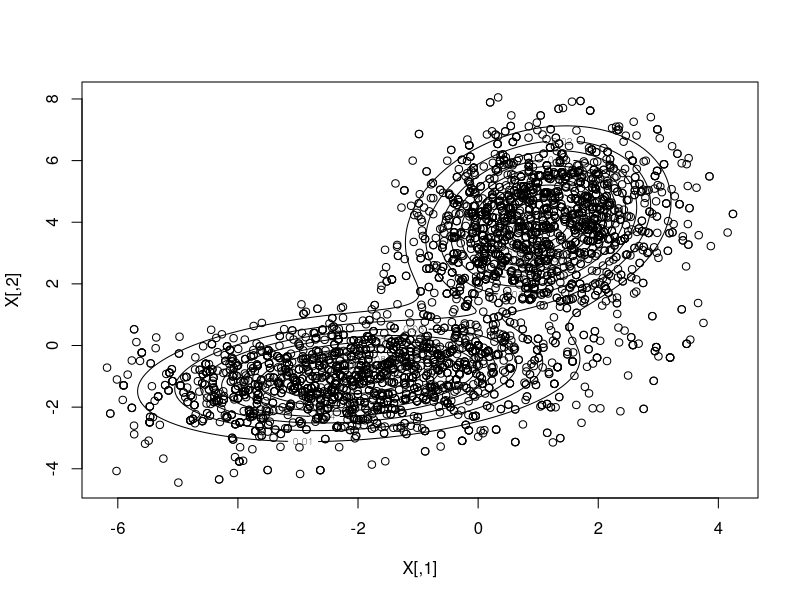

The R script that drew this image:
#generate 2-dim norm distribution


#set sigma,u,mean
sigma1 = matrix(c(1,0.3,0.3,2),2,2);
sigma2 = matrix(c(3,0.4,0.4,1),2,2);
sigma = list(sigma1,sigma2);

u1 = matrix(c(1,4),2,1);
u2 = matrix(c(-2,-1),2,1);
u = list(u1,u2);

x1 = matrix(c(1,4),2,1);
x2 = matrix(c(-2,-1),2,1);
x = list(x1,x2);

N = 5000;

X = matrix(0,N,2);


#generate X

X_generate = function(I){
n  = 0;
for (t in 1:N) {

z = matrix(rnorm(2, mean = 0, sd = 2),2,1);
xx = x[[I]]+z;
alpha = exp(-1/2*t(xx-u[[I]])%*%solve(sigma[[I]])%*%(xx-u[[I]])+1/2*t(x[[I]]-u[[I]])%*%solve(sigma[[I]])%*%(x[[I]]-u[[I]]));

uu = runif(1);
if(uu<alpha){x[[I]] = xx;n=n+1;}

X[t,] = x[[I]];
}
n/N;
return(X);
}

X1=X_generate(1);
X2=X_generate(2);
XX = list(X1,X2);

#generate mixed X

for(t in 1001:N){
#choose I,J differently
I=floor(runif(1)*2)+1;
X[t-1000,]=XX[[I]][t,];
}

plot(X)

#作等高线图
xmin  =floor(min(X[,1]))
xmax  =ceiling(max(X[,1]))
ymin  =floor(min(X[,2]))
ymax  =ceiling(max(X[,2]))

fx = function(x,y,I){
	x = matrix(c(x,y),2,1);
	result = 1/(2*pi*sqrt(det(sigma[[I]])))*exp(-1/2*t(x-u[[I]])%*%solve(sigma[[I]])%*%(x-u[[I]]));
	return(result);
}

  x = seq(xmin,xmax,length.out = 200);
  y = seq(ymin,ymax,length.out = 200);
  
  result = sapply(y,function(y) sapply(x, function(x) fx(x,y,1)+fx(x,y,2)));

  z = matrix(c(result),nrow = 200,ncol = 200);
  contour(x,y,z,add = TRUE);


